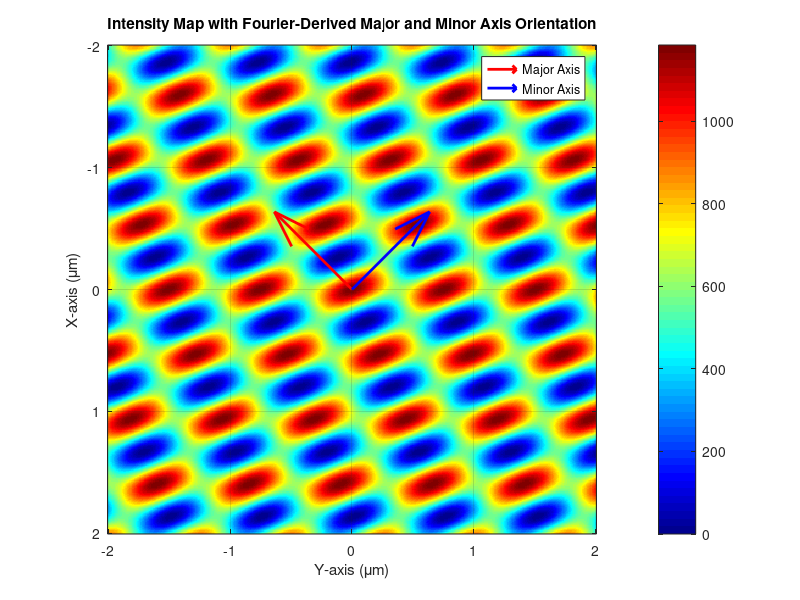

Here is the MATLAB script that generated this plot:
% Parameters
wavelength = 1.064; % μm
k1 = 2 * pi / wavelength * [1, 0, 0];
k2 = 2 * pi / wavelength * [-1, 0, 0];
k3 = 2 * pi / wavelength * [-sqrt(1/2), -sqrt(1/2), 0];
k4 = 2 * pi / wavelength * [sqrt(1/2), sqrt(1/2), 0];
P = 15; % W
P_3 = 5; % W
w0 = 300; % μm (beam waist)
w1 = 150; % μm (beam waist for beams 3 and 4)
epsilon_0 = 8.854e-12; % F/m (permittivity of free space)
c = 3e8; % m/s (speed of light)

% Calculate electric field amplitudes for each beam
E1 = 1e-3 * sqrt((4 * 2 * P) / (pi * epsilon_0 * c * (w0*1e-6)^2)); % V/mm
E2 = 1e-3 * sqrt((4 * P) / (pi * epsilon_0 * c * (w0*1e-6)^2)); % V/mm
E3 = 1e-3 * sqrt((4 * P_3) / (pi * epsilon_0 * c * (w1*1e-6)^2)); % V/mm
E4 = 1e-3 * sqrt((4 * P_3) / (pi * epsilon_0 * c * (w1*1e-6)^2)); % V/mm

% Define Gaussian beam function
gaussian_beam = @(r, w0) exp(-(r / w0).^2);

% Define a function to compute transverse distance
transverse_distance = @(x, k) sqrt(sum(x.^2, 2) - (x * k').^2 / sum(k.^2));

% Define electric field components with Gaussian profile and linear polarization
E1_field = @(x) E1 / 2 * gaussian_beam(transverse_distance(x, k1), w0) .* ...
    (exp(1i * (x * k1')) + exp(-1i * (x * k1')));
E2_field = @(x) E2 / 2 * gaussian_beam(transverse_distance(x, k2), w0) .* ...
    (exp(1i * (x * k2')) + exp(-1i * (x * k2')));
E3_field = @(x) E3 / 2 * gaussian_beam(transverse_distance(x, k3), w1) .* ...
    (exp(1i * (x * k3')) + exp(-1i * (x * k3')));
E4_field = @(x) E4 / 2 * gaussian_beam(transverse_distance(x, k4), w1) .* ...
    (exp(1i * (x * k4')) + exp(-1i * (x * k4')));

% Total electric field and intensity
E12_field = @(x) E1_field(x) + E2_field(x);
E34_field = @(x) E3_field(x) + E4_field(x);
I = @(x) 1/2 * epsilon_0 * c * (abs(E12_field(x)).^2 + abs(E34_field(x)).^2);

% Define 2D grid (for a single z-plane, as this is a 2D Fourier transform)
x_range = -2:0.01:2;
y_range = -2:0.01:2;
[Y, X] = meshgrid(y_range, x_range);
coor = [X(:), Y(:), zeros(numel(X), 1)];

% Calculate intensity at z = 0 and reshape for visualization
intensity_2D = reshape(I(coor), length(x_range), length(y_range));

% Perform 2D Fourier Transform
F = fftshift(fft2(intensity_2D));
F_magnitude = abs(F);

% Find dominant frequencies in the Fourier transform
[~, max_idx] = max(F_magnitude(:));
[fx_idx, fy_idx] = ind2sub(size(F_magnitude), max_idx);

% Convert indices to frequency directions
fx = fx_idx - (size(F_magnitude, 1) / 2 + 1);
fy = fy_idx - (size(F_magnitude, 2) / 2 + 1);

% Normalize to unit vectors for direction
major_axis = [fx, fy] / norm([fx, fy]);
minor_axis = [-major_axis(2), major_axis(1)]; % Perpendicular to major axis

% Find the indices of the intensity maximum
[max_intensity, max_idx] = max(intensity_2D(:));
[x_max_idx, y_max_idx] = ind2sub(size(intensity_2D), max_idx);

% Calculate second derivatives of intensity along major and minor axes
dx = x_range(2) - x_range(1); % Assuming uniform grid spacing

% Project the second derivatives onto the major and minor axes
d2I_major = (intensity_2D(x_max_idx + round(major_axis(1)), y_max_idx + round(major_axis(2))) ...
           - 2 * intensity_2D(x_max_idx, y_max_idx) ...
           + intensity_2D(x_max_idx - round(major_axis(1)), y_max_idx - round(major_axis(2)))) / dx^2;

d2I_minor = (intensity_2D(x_max_idx + round(minor_axis(1)), y_max_idx + round(minor_axis(2))) ...
           - 2 * intensity_2D(x_max_idx, y_max_idx) ...
           + intensity_2D(x_max_idx - round(minor_axis(1)), y_max_idx - round(minor_axis(2)))) / dx^2;

% Calculate trap frequencies along the major and minor axes
m = 2.206e-25;  % Mass of particle in kg (e.g., Rubidium atom)
alpha = -4.694e-30; % Example proportionality constant
trap_frequency_major = sqrt((alpha / m) * d2I_major * 1e12) / (2 * pi);  % Hz
trap_frequency_minor = sqrt((alpha / m) * d2I_minor * 1e12) / (2 * pi);  % Hz

% Display trap frequencies
disp(['Trap frequency along major axis: ', num2str(trap_frequency_major), ' Hz']);
disp(['Trap frequency along minor axis: ', num2str(trap_frequency_minor), ' Hz']);

% Plot the intensity map with major and minor axis orientation
figure;
imagesc(y_range, x_range, intensity_2D);
axis image;
colormap(jet);
colorbar;
hold on;

% Overlay the major and minor axis orientation
quiver(0, 0, major_axis(1), major_axis(2), 'r', 'LineWidth', 2, 'DisplayName', 'Major Axis');
quiver(0, 0, minor_axis(1), minor_axis(2), 'b', 'LineWidth', 2, 'DisplayName', 'Minor Axis');

% Label the plot
xlabel('Y-axis (\mum)');
ylabel('X-axis (\mum)');
title('Intensity Map with Fourier-Derived Major and Minor Axis Orientation');
legend;
grid on;
hold off;